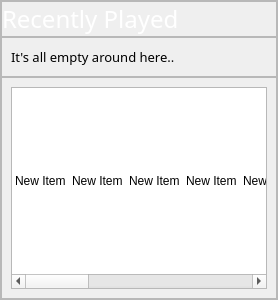
            <widget class="QFrame" name="frame_4">
             <property name="minimumSize">
              <size>
               <width>0</width>
               <height>300</height>
              </size>
             </property>
             <property name="frameShape">
              <enum>QFrame::StyledPanel</enum>
             </property>
             <property name="frameShadow">
              <enum>QFrame::Raised</enum>
             </property>
             <layout class="QGridLayout" name="gridLayout_13">
              <property name="leftMargin">
               <number>0</number>
              </property>
              <property name="topMargin">
               <number>0</number>
              </property>
              <property name="rightMargin">
               <number>0</number>
              </property>
              <property name="bottomMargin">
               <number>0</number>
              </property>
              <property name="spacing">
               <number>0</number>
              </property>
              <item row="0" column="0">
               <widget class="QFrame" name="frame_10">
                <property name="frameShape">
                 <enum>QFrame::StyledPanel</enum>
                </property>
                <property name="frameShadow">
                 <enum>QFrame::Raised</enum>
                </property>
                <layout class="QGridLayout" name="gridLayout_11">
                 <property name="leftMargin">
                  <number>0</number>
                 </property>
                 <property name="topMargin">
                  <number>0</number>
                 </property>
                 <property name="rightMargin">
                  <number>0</number>
                 </property>
                 <property name="bottomMargin">
                  <number>0</number>
                 </property>
                 <property name="spacing">
                  <number>0</number>
                 </property>
                 <item row="0" column="0">
                  <widget class="QLabel" name="label">
                   <property name="font">
                    <font>
                     <family>Inter 24pt SemiBold</family>
                     <pointsize>18</pointsize>
                    </font>
                   </property>
                   <property name="styleSheet">
                    <string notr="true">background-color:rgba(0,0,0,0); color:white;</string>
                   </property>
                   <property name="text">
                    <string>Recently Played</string>
                   </property>
                  </widget>
                 </item>
                </layout>
               </widget>
              </item>
              <item row="1" column="0">
               <widget class="QFrame" name="frame_15">
                <property name="frameShape">
                 <enum>QFrame::StyledPanel</enum>
                </property>
                <property name="frameShadow">
                 <enum>QFrame::Raised</enum>
                </property>
                <layout class="QGridLayout" name="gridLayout_20">
                 <item row="0" column="0">
                  <widget class="QLabel" name="label_6">
                   <property name="maximumSize">
                    <size>
                     <width>180</width>
                     <height>16777215</height>
                    </size>
                   </property>
                   <property name="font">
                    <font>
                     <family>Inter 18pt Light</family>
                     <pointsize>10</pointsize>
                    </font>
                   </property>
                   <property name="text">
                    <string>It's all empty around here..</string>
                   </property>
                  </widget>
                 </item>
                 <item row="0" column="1">
                  <spacer name="horizontalSpacer_4">
                   <property name="orientation">
                    <enum>Qt::Horizontal</enum>
                   </property>
                   <property name="sizeHint" stdset="0">
                    <size>
                     <width>40</width>
                     <height>20</height>
                    </size>
                   </property>
                  </spacer>
                 </item>
                </layout>
               </widget>
              </item>
              <item row="2" column="0">
               <widget class="QFrame" name="frame_11">
                <property name="frameShape">
                 <enum>QFrame::StyledPanel</enum>
                </property>
                <property name="frameShadow">
                 <enum>QFrame::Raised</enum>
                </property>
                <layout class="QGridLayout" name="gridLayout_12">
                 <item row="0" column="0">
                  <widget class="QListWidget" name="recentlyPlayed">
                   <property name="styleSheet">
                    <string notr="true">    QListWidget::item {
        selection-background-color: transparent; /* No background on selection */
        selection-color: transparent;            /* No text color change on selection */
        outline: none;              
	border:none;             /* Remove white selection border */
    }

    QListWidget::item:hover {
        background-color: transparent;           /* No hover effect */                     
        outline: none;              
	border:none; /* Keep the same text color */
    }

    QListWidget::item:selected {
        background-color: transparent;           /* No background on selection */
             /* No selection border */
        outline: none;              
	border:none;
    }</string>
                   </property>
                   <property name="textElideMode">
                    <enum>Qt::ElideLeft</enum>
                   </property>
                   <property name="verticalScrollMode">
                    <enum>QAbstractItemView::ScrollPerPixel</enum>
                   </property>
                   <property name="horizontalScrollMode">
                    <enum>QAbstractItemView::ScrollPerPixel</enum>
                   </property>
                   <property name="movement">
                    <enum>QListView::Static</enum>
                   </property>
                   <property name="flow">
                    <enum>QListView::LeftToRight</enum>
                   </property>
                   <property name="isWrapping" stdset="0">
                    <bool>false</bool>
                   </property>
                   <property name="resizeMode">
                    <enum>QListView::Fixed</enum>
                   </property>
                   <property name="layoutMode">
                    <enum>QListView::SinglePass</enum>
                   </property>
                   <property name="spacing">
                    <number>8</number>
                   </property>
                   <property name="viewMode">
                    <enum>QListView::ListMode</enum>
                   </property>
                   <property name="uniformItemSizes">
                    <bool>true</bool>
                   </property>
                   <property name="selectionRectVisible">
                    <bool>false</bool>
                   </property>
                   <item>
                    <property name="text">
                     <string>New Item</string>
                    </property>
                   </item>
                   <item>
                    <property name="text">
                     <string>New Item</string>
                    </property>
                   </item>
                   <item>
                    <property name="text">
                     <string>New Item</string>
                    </property>
                   </item>
                   <item>
                    <property name="text">
                     <string>New Item</string>
                    </property>
                   </item>
                   <item>
                    <property name="text">
                     <string>New Item</string>
                    </property>
                   </item>
                   <item>
                    <property name="text">
                     <string>New Item</string>
                    </property>
                   </item>
                   <item>
                    <property name="text">
                     <string>New Item</string>
                    </property>
                   </item>
                   <item>
                    <property name="text">
                     <string>New Item</string>
                    </property>
                   </item>
                   <item>
                    <property name="text">
                     <string>New Item</string>
                    </property>
                   </item>
                   <item>
                    <property name="text">
                     <string>New Item</string>
                    </property>
                   </item>
                   <item>
                    <property name="text">
                     <string>New Item</string>
                    </property>
                   </item>
                   <item>
                    <property name="text">
                     <string>New Item</string>
                    </property>
                   </item>
                   <item>
                    <property name="text">
                     <string>New Item</string>
                    </property>
                   </item>
                   <item>
                    <property name="text">
                     <string>New Item</string>
                    </property>
                   </item>
                   <item>
                    <property name="text">
                     <string>New Item</string>
                    </property>
                   </item>
                   <item>
                    <property name="text">
                     <string>New Item</string>
                    </property>
                   </item>
                  </widget>
                 </item>
                </layout>
               </widget>
              </item>
             </layout>
            </widget>
